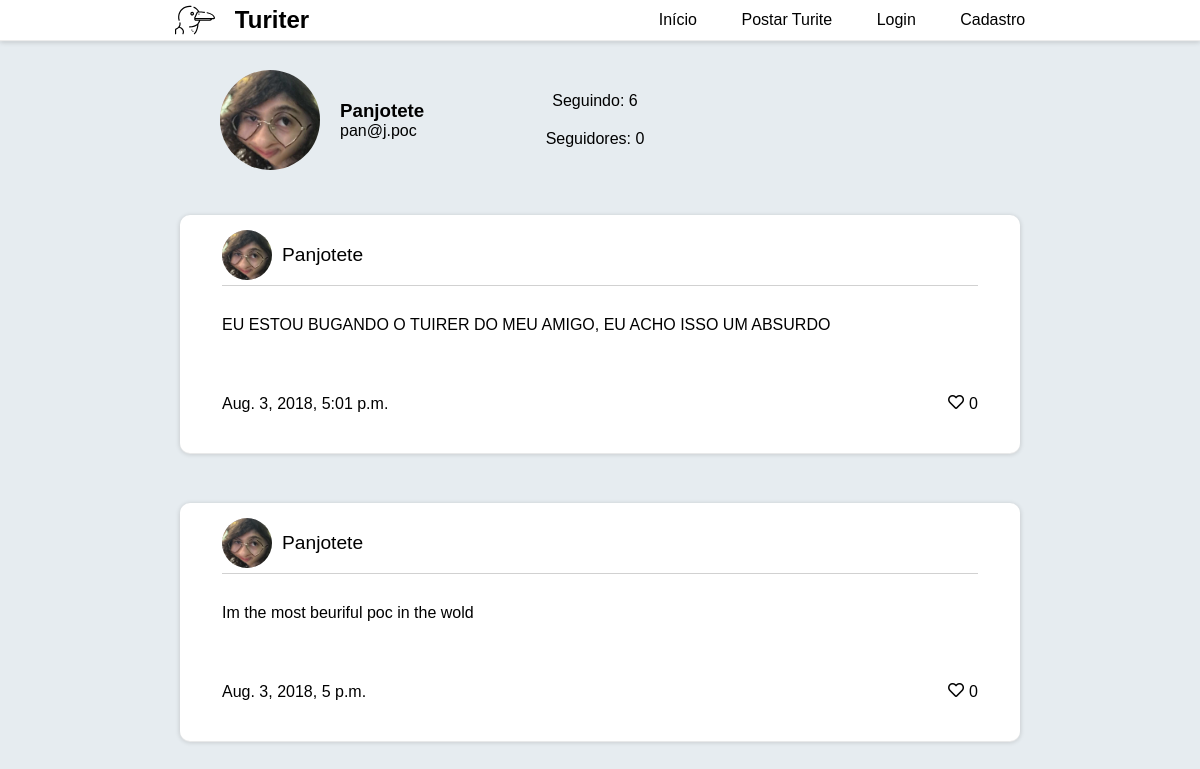
The page /perfil/5/ on the database as committed earlier.
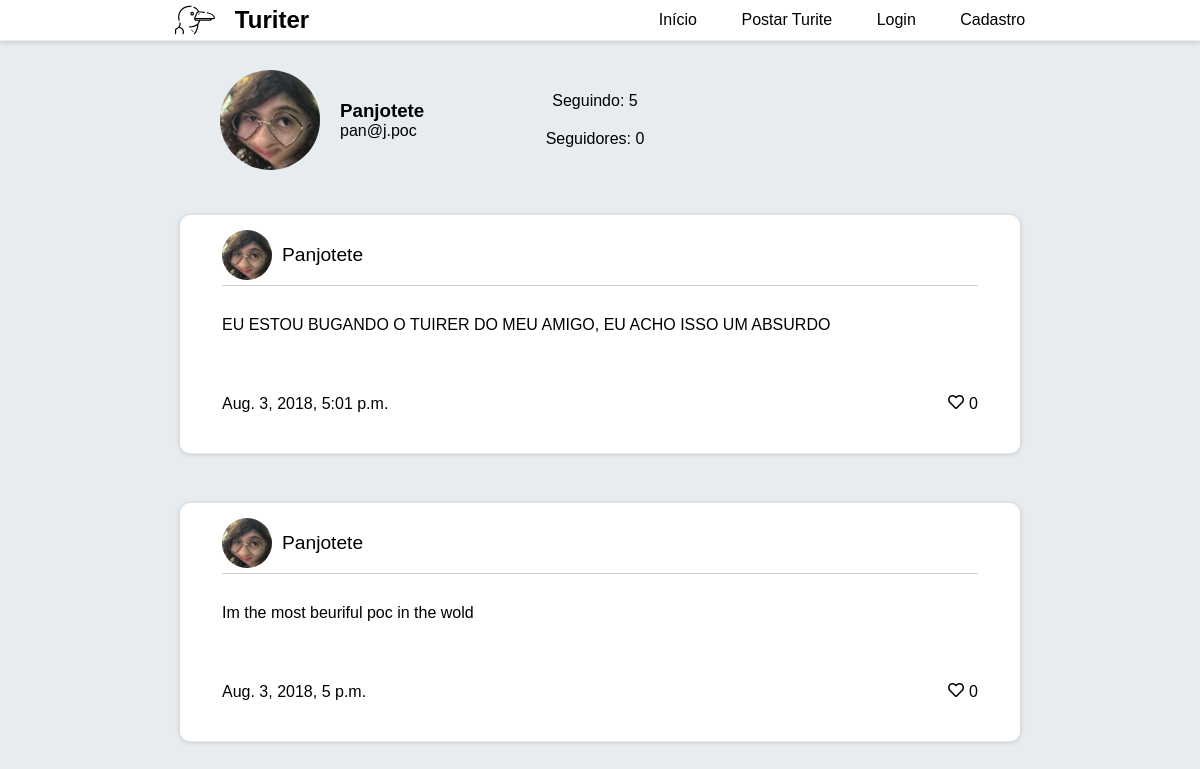
The same page on the database as committed later.
### users/models.py (models this page shows)
class User(AbstractUser):
    followers = models.ManyToManyField('self', blank=True, symmetrical=False)
    following = models.ManyToManyField('self', blank=True, related_name='seguindo', symmetrical=False)
    picture = models.ImageField('Foto de perfil', default='img/blank-pic.png')
    liked_tuites = models.ManyToManyField('tuites.Tuite', related_name='liked_by', blank=True)
    @property
    def followers_count(self):
        return self.followers.count()
    @property
    def following_count(self):
        return self.following.count()

### tuites/models.py (models this page shows)
class Tuite(models.Model):
    content = models.CharField('Tuite', max_length=280)
    author = models.ForeignKey('users.User', on_delete=models.CASCADE, related_name='tuites')
    date_created = models.DateTimeField(auto_now_add=True)
    objects = TuitesManager()
    @property
    def likes_count(self):
        return self.liked_by.count()
    def __str__(self):
        return f'{self.content}'
    class Meta:
        ordering = ('content', )

### users/views.py (the view)
# urls.py: path('perfil/<int:pk>/', ProfileView.as_view(), name='profile'),
class ProfileView(DetailView):
    model = User
    template_name = 'profile.html'
    context_object_name = 'profile'

### templates/templatetags/user_liked.py (called while the page is built)
@register.simple_tag(takes_context=True)
def liked_tuite_heart_icon(context):
    user = context.get('user')
    tuite = context.get('tuite')
    if(user.is_authenticated):
        if user.liked_tuites.filter(id__in=[tuite.id]).exists():
            return "fas fa-heart"
    return "far fa-heart"

### templates/profile.html (shortened to what this page needs)
{% extends 'base.html' %}
{% load staticfiles %}
{% load following %}
{% block body %}
    <div class="profile-container">
        <div>
            <div>
                <img src="{{ profile.picture.url }}" class="profile-image">
            </div>
            <div>
                <h3 class="profile-text">{{ profile.username }}</h3>
                <p class="profile-text">{{ profile.email }}</p>
            </div>
        </div>
        <div>
            <div class="profile-text1">
                Seguindo: {{ profile.following_count }}
            </div>
            <div class="profile-text2">
                Seguidores: {{ profile.followers_count }}
            </div>
        </div>
    </div>
    {% for tuite in profile.tuites.all %}
        {% include 'includes/card.html' %}
    {% endfor %}
{% endblock %}

### templates/base.html (shortened to what this page needs)
{% load staticfiles %}
<!DOCTYPE html>
<html>
<head>
    <link rel="stylesheet" type="text/css" href="{% static 'css/style.css' %}">
    <link rel="stylesheet" type="text/css" href="{% static 'css/edits.css' %}">
    <link rel="stylesheet" type="text/css" href="{% static 'css/profile.css' %}">
    <link rel="stylesheet" href="https://use.fontawesome.com/releases/v5.3.1/css/all.css">
</head>
<body>
    {% include 'includes/menu.html' %}
    <div id="gambiarra">Insira sua gambiarra aqui :D</div>
    {% block body %}{% endblock %}
</body>
</html>

### templates/includes/menu.html (shortened to what this page needs)
{% load staticfiles %}
<nav id="nav">
    <a href="{% url 'index' %}" id="logo">
        <img src="{% static 'img/albatross.svg' %}" alt="">
        <h1 id="logomarca">Turiter</h1>
    </a>
    <div id="nav-buttons">
        <a href="{% url 'index' %}">Início</a>
        <a href="{% url 'tuites:post_tuite' %}">Postar Turite</a>
        {% if user.is_authenticated %}
            <a href="{% url 'users:profile' request.user.pk %}"> {{ request.user.username }}</a>
            <a href="{% url 'users:logout' %}"> Sair</a>
        {% else %}
            <a href="{% url 'users:login' %}">Login</a>
            <a href="{% url 'users:signup' %}">Cadastro</a>
        {% endif %}
    </div>
</nav>

### templates/includes/card.html
{% load static %}
{% load user_liked %}
<div id="tuite">
    <div id="user-block">
        <img src="{{ tuite.author.picture.url }}" alt="">
        <a href="{% url 'users:profile' tuite.author.pk %}" id="username"> {{ tuite.author }}</a>
    </div>
    <div id="tuite-text">
        {{ tuite }}
    </div>
    <div id="reactions">
        <p>{{ tuite.date_created }}</p>
        <div>
            <a href="{% url 'tuites:like' tuite.id %}" class="like-tuite">
                <i class="{% liked_tuite_heart_icon %}"></i> {{ tuite.likes_count }}
            </a>
        </div>
    </div>
</div>

### static/css/style.css (style rules this page uses)
body { font-family: sans-serif; margin: 0; background: #e6ecf0; display: flex; flex-direction: column; align-items: center; }
#logo { display: flex; flex-direction: row; align-items: center; justify-content: center; }
#logo img { width: 40px; padding: 0 20px 0 0; }
#nav { display: flex; flex-direction: row; justify-content: space-around; background-color: white; width: 100%; align-items: center; position: fixed; box-shadow: 0 1px 1px 0 #ECECEC, 0 2px 5px 0 rgba(0, 0, 0, 0.19); }
#nav-buttons a { border-bottom: 3px solid white; transition: all 0.2s ease-out; }
#nav a { margin: 0 20px 0 20px; color: black; }
#tuite { display: flex; flex-direction: column; align-items: center; justify-content: space-around; background-color: white; width: 70%; margin: 25px 0 25px 0; box-shadow: 0 1px 1px 0 #ECECEC, 0 1px 5px 0 rgba(0, 0, 0, 0.19); border-radius: 10px; }
#user-block { display: flex; flex-direction: row; align-items: center; justify-content: flex-start; width: 90%; border-bottom: 1px solid rgb(209, 209, 209); margin: 10px 0 10px 0; padding: 5px 0 5px 0; }
#user-block img { width: 50px; background-color: #ddd; border-radius: 100%; height: 50px; object-fit: cover; width: 50px; margin: 0 10px 0 0; }
#user-block a { color: black; font-size: 1.2rem; }
#tuite-text { width: 90%; padding: 20px 0 20px 0; }
#reactions { width: 90%; display: flex; flex-direction: row; align-items: center; justify-content: space-between; padding: 20px 0 20px 0; }
#reactions div { display: flex; flex-direction: row; align-items: center; justify-content: center; padding: 20px 0 20px 0; }
#reactions div a { color: black; display: flex; align-items: center; justify-content: space-between; }
#reactions div a i { transition: all 0.1s linear; height: auto; margin: 0 5px 3px 0; }
#gambiarra { height: 40px; }
h1, h2, h3, p { margin: 0; }
.profile-image { background-color: #ddd; border-radius: 100%; height: 100px; object-fit: cover; width: 100px; margin: 20px; }
a, u { text-decoration: none; }

### static/css/profile.css (style rules this page uses)
.profile-container { display: flex; flex-direction: row; align-items: center; justify-content: space-between; padding-top: 10px; width: 70%; }
.profile-container > div { width: 30%; padding: 0 20px; display: flex; flex-direction: column; justify-content: space-between; align-items: center; }
.profile-container > div:nth-child(1) { display: flex; flex-direction: row; justify-content: flex-start; align-items: center; }
.profile-container > div:nth-child(1) div { display: flex; flex-direction: column; justify-content: space-between; align-items: flex-start; }
.profile-text1, .profile-text2 { transition: all 0.2s linear; position: relative; padding: 10px 0 10px 0; }

Rows that differ between the two databases and show on the page:
changed User "Panjotete": following_count "6" → "5"
